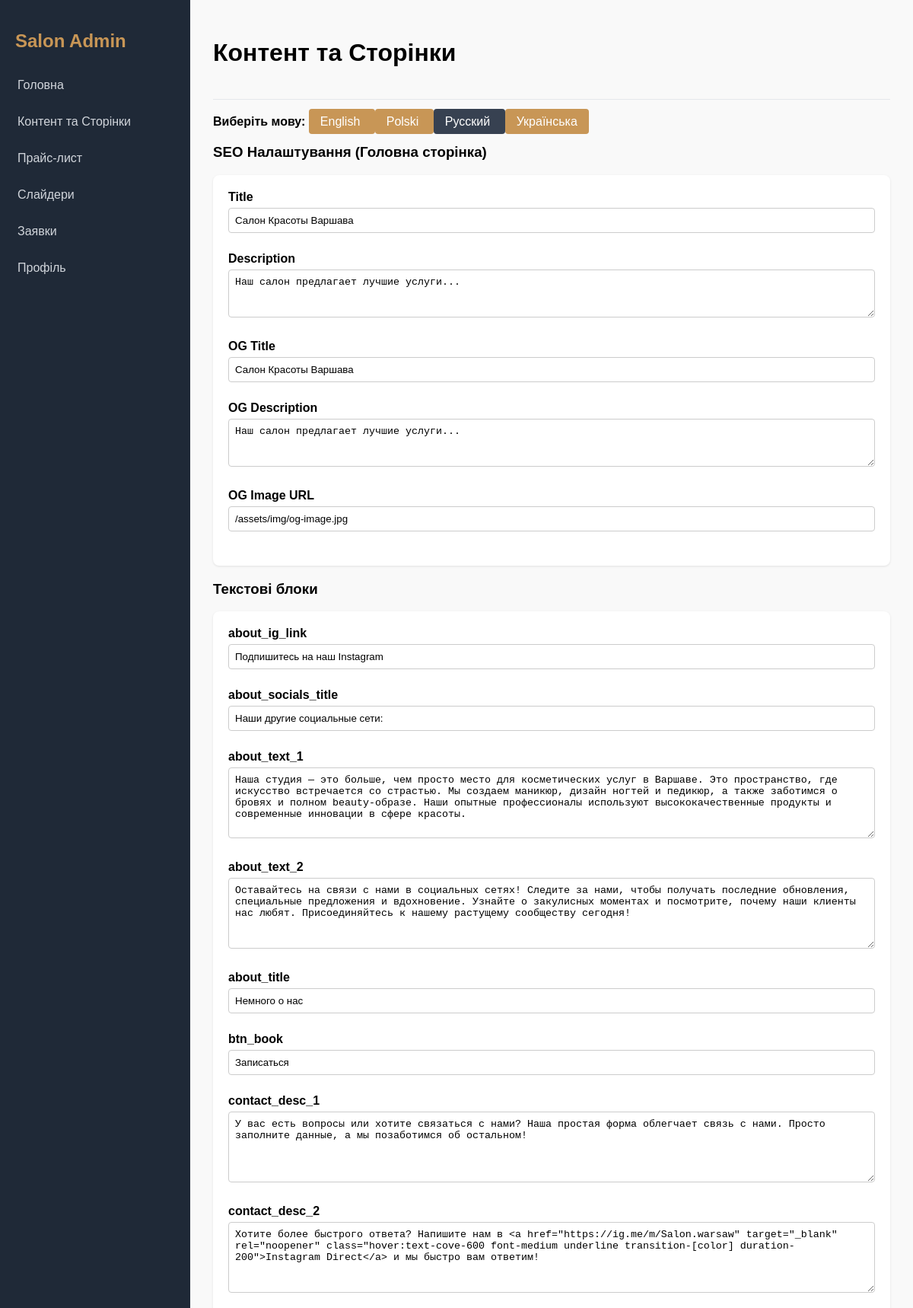
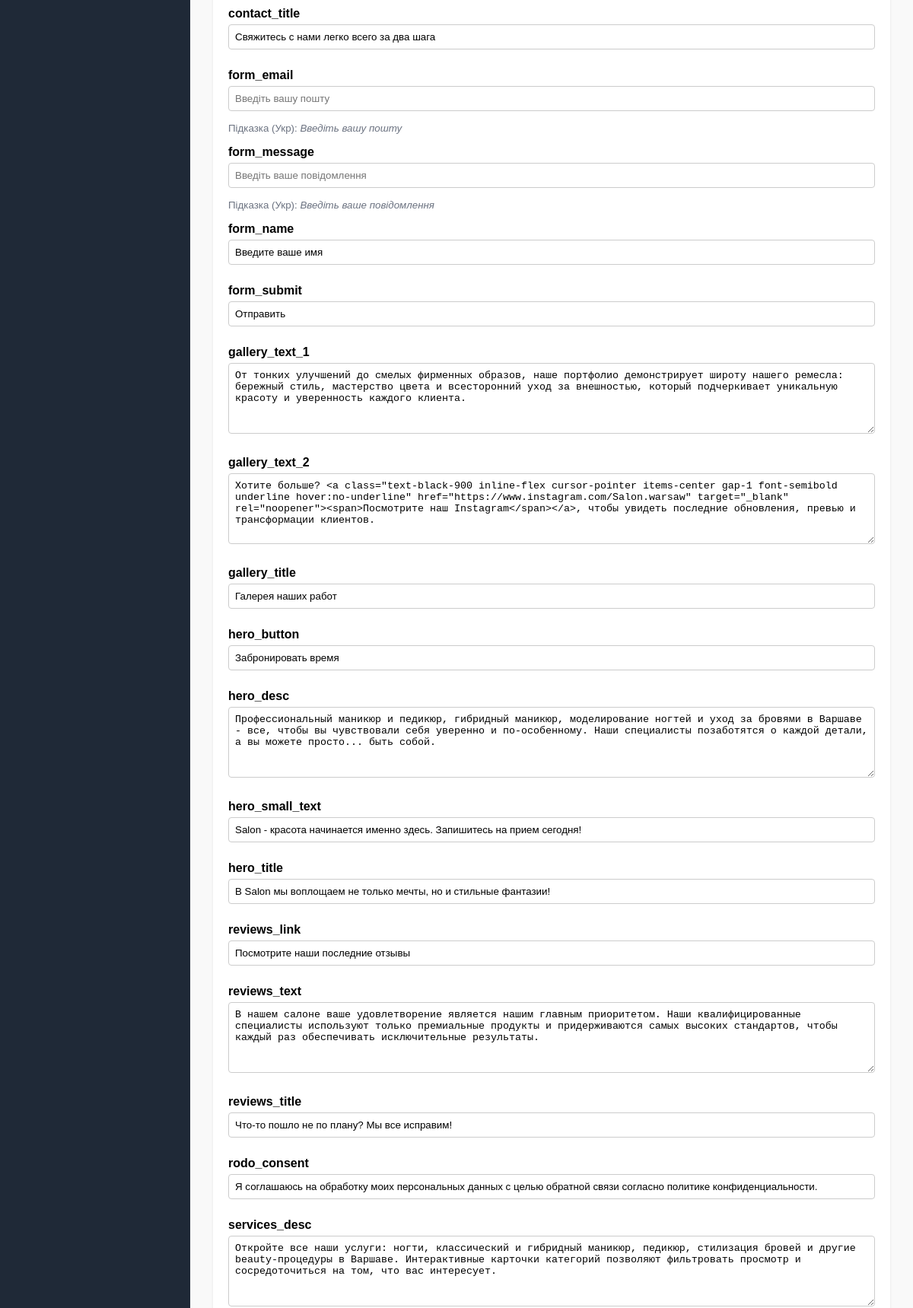
Page /admin/pages.php?action=pages&lang=ru (upper part) on the committed database (2 pictures, top to bottom).
### tables this page shows
CREATE TABLE `languages` (
  `code` varchar(5) NOT NULL,
  `name` varchar(50) NOT NULL,
  `is_default` tinyint(1) DEFAULT 0
);

CREATE TABLE `seo_metadata` (
  `id` int(11) NOT NULL,
  `page_id` int(11) NOT NULL,
  `lang_code` varchar(5) NOT NULL,
  `title` varchar(255) DEFAULT NULL,
  `description` text DEFAULT NULL,
  `og_title` varchar(255) DEFAULT NULL,
  `og_description` text DEFAULT NULL,
  `og_image` varchar(255) DEFAULT NULL
);

CREATE TABLE `content_blocks` (
  `id` int(11) NOT NULL,
  `key_name` varchar(100) NOT NULL,
  `description` varchar(255) DEFAULT NULL,
  `type` varchar(50) DEFAULT 'text'
);

### config.php (called while the page is built)
<?php
return [
    'db' => [
        'host' => 'MariaDB-11.2',
        'dbname' => 'salon_cms',
        'user' => 'root',
        'password' => '',
        'charset' => 'utf8mb4'
    ],
    'mail' => [
        'admin_email' => 'vladbilous17@gmail.com',
        'smtp_host' => 'smtp.gmail.com',
        'smtp_port' => 587,
        'smtp_user' => 'vladbilous17@gmail.com',
        'smtp_pass' => 'your_app_password',
        'smtp_secure' => 'tls',
    ]
];

### DB.php (called while the page is built, shortened)
<?php
class DB {
    private static $pdo = null;
    public static function getConnection() {
        if (self::$pdo === null) {
            $config = require __DIR__ . '/config.php';
            $db = $config['db'];
            $dsn = "mysql:host={$db['host']};dbname={$db['dbname']};charset={$db['charset']}";
            try {
                self::$pdo = new PDO($dsn, $db['user'], $db['password'], [
                    PDO::ATTR_ERRMODE => PDO::ERRMODE_EXCEPTION,
                    PDO::ATTR_DEFAULT_FETCH_MODE => PDO::FETCH_ASSOC,
                ]);
            } catch (PDOException $e) {
                die("Database connection failed. Please run install.php first or check config.php");
            }
        }
        return self::$pdo;
    }
    public static function query($sql, $params = []) {
        $stmt = self::getConnection()->prepare($sql);
        $stmt->execute($params);
        return $stmt;
    }
    public static function fetchAll($sql, $params = []) {
        return self::query($sql, $params)->fetchAll();
    }
    public static function fetch($sql, $params = []) {
        return self::query($sql, $params)->fetch();
    }
}

### admin/pages.php (the view, shortened to what this page needs)
<?php
$languages = DB::fetchAll("SELECT * FROM languages");
$blocks = DB::fetchAll("SELECT * FROM content_blocks ORDER BY key_name");
$currentLang = isset($_GET['lang']) ? $_GET['lang'] : 'pl';
$translationsRaw = DB::fetchAll("SELECT block_id, value FROM translations WHERE lang_code = ?", [$currentLang]);
$t = [];
foreach ($translationsRaw as $r) {
    $t[$r['block_id']] = $r['value'];
}
$ukTranslationsRaw = DB::fetchAll("SELECT block_id, value FROM translations WHERE lang_code = 'uk'");
$ukT = [];
foreach ($ukTranslationsRaw as $r) {
    $ukT[$r['block_id']] = $r['value'];
}
$seo = DB::fetch("SELECT * FROM seo_metadata WHERE page_id = 1 AND lang_code = ?", [$currentLang]);
?>
<div style="margin-bottom: 20px;">
    <strong>Виберіть мову:</strong>
    <?php foreach ($languages as $l): ?>
        <a href="?action=pages&lang=<?= $l['code'] ?>" class="btn" style="<?= $currentLang == $l['code'] ? 'background:#374151;' : '' ?>">
            <?= $l['name'] ?>
        </a>
    <?php endforeach; ?>
</div>
<form method="POST">
    <h3>SEO Налаштування (Головна сторінка)</h3>
    <div style="background: white; padding: 20px; border-radius: 8px; box-shadow: 0 1px 3px rgba(0,0,0,0.1); margin-bottom: 20px;">
        <div class="form-group">
            <label>Title</label>
            <input type="text" name="seo[title]" value="<?= htmlspecialchars($seo['title']) ?>">
        </div>
        <div class="form-group">
            <label>Description</label>
            <textarea name="seo[description]" rows="3"><?= htmlspecialchars($seo['description']) ?></textarea>
        </div>
        <div class="form-group">
            <label>OG Title</label>
            <input type="text" name="seo[og_title]" value="<?= htmlspecialchars($seo['og_title']) ?>">
        </div>
        <div class="form-group">
            <label>OG Description</label>
            <textarea name="seo[og_description]" rows="3"><?= htmlspecialchars($seo['og_description']) ?></textarea>
        </div>
        <div class="form-group">
            <label>OG Image URL</label>
            <input type="text" name="seo[og_image]" value="<?= htmlspecialchars($seo['og_image']) ?>">
        </div>
    </div>
    <h3>Текстові блоки</h3>
    <div style="background: white; padding: 20px; padding-bottom: 80px; border-radius: 8px; box-shadow: 0 1px 3px rgba(0,0,0,0.1); position: relative;">
        <?php foreach ($blocks as $b): ?>
            <div class="form-group">
                <label><?= $b['key_name'] ?></label>
                <?php if ($b['type'] === 'html'): ?>
                    <textarea name="translations[<?= $b['id'] ?>]" rows="5" placeholder="<?= htmlspecialchars($ukT[$b['id']] ?? '') ?>"><?= htmlspecialchars($t[$b['id']] ?? '') ?></textarea>
                <?php else: ?>
                    <input type="text" name="translations[<?= $b['id'] ?>]" value="<?= htmlspecialchars($t[$b['id']] ?? '') ?>" placeholder="<?= htmlspecialchars($ukT[$b['id']] ?? '') ?>">
                <?php endif; ?>
                <?php if ($currentLang !== 'uk' && empty($t[$b['id']]) && !empty($ukT[$b['id']])): ?>
                    <small style="color: #6b7280; display: block; margin-top: 5px;">Підказка (Укр): <i><?= htmlspecialchars($ukT[$b['id']]) ?></i></small>
                <?php endif; ?>
            </div>
        <?php endforeach; ?>
    </div>
</form>
<?php
require __DIR__ . '/layout.php';

### admin/layout.php (style rules this page uses)
body { margin: 0; font-family: sans-serif; display: flex; height: 100vh; overflow: hidden; background: #f9f9f9; }
.btn { padding: 8px 15px; background: #c89656; color: white; text-decoration: none; border-radius: 4px; border: none; cursor: pointer; }
input, select, textarea { width: 100%; padding: 8px; border: 1px solid #ccc; border-radius: 4px; box-sizing: border-box; margin-bottom:10px; }
.form-group { margin-bottom: 15px; }
.form-group label { display: block; margin-bottom: 5px; font-weight: bold; }

### rows in the picture
languages: name "English"
languages: name "Polski"
languages: name "Русский"
languages: name "Українська"
seo_metadata: title "Салон Красоты Варшава", description "Наш салон предлагает лучшие услуги...", og_title "Салон Красоты Варшава", og_description "Наш салон предлагает лучшие услуги...", og_image "/assets/img/og-image.jpg"
content_blocks: key_name "about_ig_link", id "Подпишитесь на наш Instagram"
content_blocks: key_name "about_socials_title", id "Наши другие социальные сети:"
content_blocks: key_name "about_text_1", id "Наша студия — это больше, чем просто место для косметических услуг в Варшаве. Это пространство, где искусство встречается со страстью. Мы создаем маникюр, дизайн ногтей и педикюр, а также заботимся о бровях и полном beauty-образе. Наши опытные профессионалы используют высококачественные продукты и современные инновации в сфере красоты."
content_blocks: key_name "about_text_2", id "Оставайтесь на связи с нами в социальных сетях! Следите за нами, чтобы получать последние обновления, специальные предложения и вдохновение. Узнайте о закулисных моментах и посмотрите, почему наши клиенты нас любят. Присоединяйтесь к нашему растущему сообществу сегодня!"
content_blocks: key_name "about_title", id "Немного о нас"
content_blocks: key_name "btn_book", id "Записаться"
content_blocks: key_name "contact_desc_1", id "У вас есть вопросы или хотите связаться с нами? Наша простая форма облегчает связь с нами. Просто заполните данные, а мы позаботимся об остальном!"
content_blocks: key_name "contact_desc_2", id "Хотите более быстрого ответа? Напишите нам в <a href=\"https://ig.me/m/Salon.warsaw\" target=\"_blank\" rel=\"noopener\" class=\"hover:text-cove-600 font-medium underline transition-[color] duration-200\">Instagram Direct</a> и мы быстро вам ответим!"
content_blocks: key_name "contact_title", id "Свяжитесь с нами легко всего за два шага"
content_blocks: key_name "form_email", id "Введіть вашу пошту"
content_blocks: key_name "form_message", id "Введіть ваше повідомлення"
content_blocks: key_name "form_name", id "Введите ваше имя"
content_blocks: key_name "form_submit", id "Отправить"
content_blocks: key_name "gallery_text_1", id "От тонких улучшений до смелых фирменных образов, наше портфолио демонстрирует широту нашего ремесла: бережный стиль, мастерство цвета и всесторонний уход за внешностью, который подчеркивает уникальную красоту и уверенность каждого клиента."
content_blocks: key_name "gallery_text_2", id "Хотите больше? <a class=\"text-black-900 inline-flex cursor-pointer items-center gap-1 font-semibold underline hover:no-underline\" href=\"https://www.instagram.com/Salon.warsaw\" target=\"_blank\" rel=\"noopener\"><span>Посмотрите наш Instagram</span></a>, чтобы увидеть последние обновления, превью и трансформации клиентов."
content_blocks: key_name "gallery_title", id "Галерея наших работ"
content_blocks: key_name "hero_button", id "Забронировать время"
content_blocks: key_name "hero_desc", id "Профессиональный маникюр и педикюр, гибридный маникюр, моделирование ногтей и уход за бровями в Варшаве - все, чтобы вы чувствовали себя уверенно и по-особенному. Наши специалисты позаботятся о каждой детали, а вы можете просто... быть собой."
content_blocks: key_name "hero_small_text", id "Salon - красота начинается именно здесь. Запишитесь на прием сегодня!"
content_blocks: key_name "hero_title", id "В Salon мы воплощаем не только мечты, но и стильные фантазии!"
content_blocks: key_name "reviews_link", id "Посмотрите наши последние отзывы"
content_blocks: key_name "reviews_text", id "В нашем салоне ваше удовлетворение является нашим главным приоритетом. Наши квалифицированные специалисты используют только премиальные продукты и придерживаются самых высоких стандартов, чтобы каждый раз обеспечивать исключительные результаты."
content_blocks: key_name "reviews_title", id "Что-то пошло не по плану? Мы все исправим!"
content_blocks: key_name "rodo_consent", id "Я соглашаюсь на обработку моих персональных данных с целью обратной связи согласно политике конфиденциальности."
content_blocks: key_name "services_desc", id "Откройте все наши услуги: ногти, классический и гибридный маникюр, педикюр, стилизация бровей и другие beauty-процедуры в Варшаве. Интерактивные карточки категорий позволяют фильтровать просмотр и сосредоточиться на том, что вас интересует."

### other values in the picture
$pageTitle "Контент та Сторінки"
